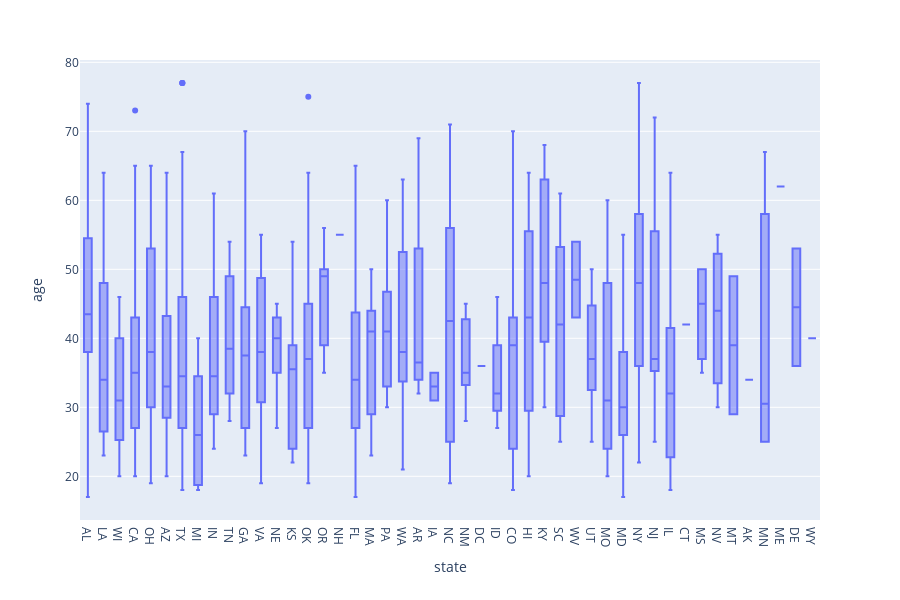

The cell this chart's notebook holds for it:
### Code cell
px.box(blm, x="state", y="age")

### Figure 1 — Plotly figure (JSON) as saved in the notebook; plotly's stock layout.template omitted (floating-point values rounded to 4 significant figures; data arrays with more than 128 entries replaced by an {"elided": "..."} marker saying what was removed)
{"data": [{"alignmentgroup": "True", "hoverlabel": {"namelength": 0}, "hovertemplate": "state=%{x}<br>age=%{y}", "legendgroup": "", "marker": {"color": "#636efa"}, "name": "", "notched": false, "offsetgroup": "", "orientation": "v", "showlegend": false, "type": "box", "uid": "30c0c93c-50ba-4234-a644-6bed20d17072", "x": {"elided": "467 str values"}, "xaxis": "x", "y": {"elided": "467 int values"}, "yaxis": "y"}], "layout": {"boxmode": "group", "grid": {"xaxes": ["x"], "xgap": 0.1, "xside": "bottom", "yaxes": ["y"], "ygap": 0.1, "yside": "left"}, "height": 600, "legend": {"tracegroupgap": 0}, "margin": {"t": 60}, "xaxis": {"title": {"text": "state"}}, "yaxis": {"title": {"text": "age"}}}}
